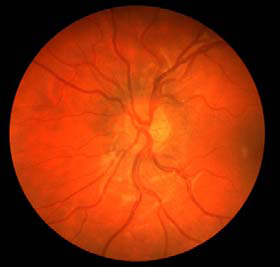
%> input picture retina1.png, 280 x 267 px
$ octave Untitled4.m   (GNU Octave 9; MATLAB toolbox functions it lacks are replaced by stand-ins)
%> lines starting %> are read from the running program, lines starting %| are printed output that depends on the picture
retina1 = imread('retina1.png');
%> retina1 is the input picture: size 267x280x3 uint8; mean R, G, B 146.6, 47.7, 9.5

gr1 = rgb2gray(retina1);
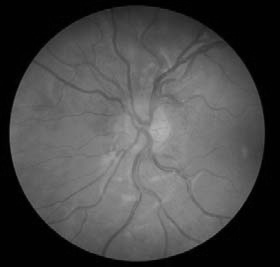
%> gr1: size 267x280 uint8; min 0, max 181, mean 72.9

%Kirsch's operators
g1=[5,5,5; -3,0,-3; -3,-3,-3];
g2=[5,5,-3; 5,0,-3; -3,-3,-3];
g3=[5,-3,-3; 5,0,-3; 5,-3,-3];
g4=[-3,-3,-3; 5,0,-3; 5,5,-3];
g5=[-3,-3,-3; -3,0,-3; 5,5,5];
g6=[-3,-3,-3; -3,0,5;-3,5,5];
g7=[-3,-3,5; -3,0,5;-3,-3,5];
g8=[-3,5,5; -3,0,5;-3,-3,-3];


fret1 = imfilter(retina1,g1,'conv');
fret2 = imfilter(retina1,g2,'conv');
fret3 = imfilter(retina1,g3,'conv');
fret4 = imfilter(retina1,g4,'conv');
fret5 = imfilter(retina1,g5,'conv');
fret6 = imfilter(retina1,g6,'conv');
fret7 = imfilter(retina1,g7,'conv');
fret8 = imfilter(retina1,g8,'conv');
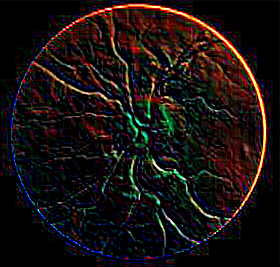
%> fret8: size 267x280x3 uint8; mean R, G, B 24.7, 17.4, 16.1


fret9 =fret1 +fret2 +fret3 +fret4 +fret5 +fret6 +fret7 +fret8 ;
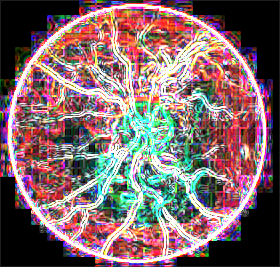
%> fret9: size 267x280x3 uint8; mean R, G, B 128.6, 104.8, 107.6
y1=max(fret1,fret2);
    y2=max(y1,fret3);
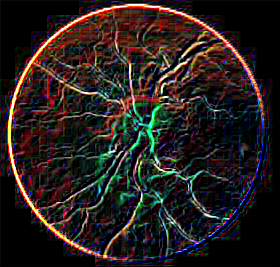
%> y2: size 267x280x3 uint8; mean R, G, B 40.1, 30.8, 29.3
    y3=max(y2,fret4);
    y4=max(y3,fret5);
    y5=max(y4,fret6);
    y6=max(y5,fret7);
    y7=max(y6,fret8);
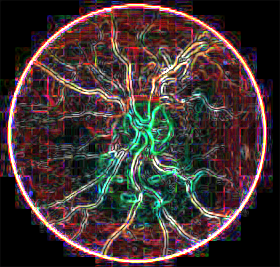
%> y7: size 267x280x3 uint8; mean R, G, B 67, 53, 52.5


gret = rgb2gray(fret9);


h= fspecial('average',2);

gretf = imfilter(gret,h); %localcontrast(gret);
%gretf = wiener2(gret,[2 2]);
gretf2 = medfilt2(gretf);
gretf3 =adapthisteq(gretf2);
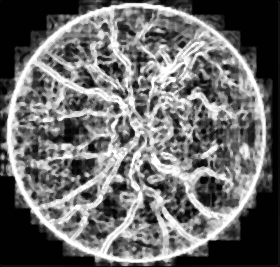
%> gretf3: size 267x280 uint8; min 0, max 255, mean 107.3
gretf4 = imclose(gretf3,strel('square',2));
gclms =graycomatrix(gret);
%> gclms = [15230 609 187 50 17 13 1 2; 700 3400 1754 549 205 71 34 18; 175 1728 4730 2451 857 289 173 181; 75 581 2403 4199 2075 808 375 380; 16 223 827 2097 2640 1421 627 621; 3 63 341 788 1402 1589 1056 872; 2 36 190 366 631 1017 1416 1308; 0 18 140 391 643 906 1284 7239]
j = entropyfilt(gretf3,true(11));
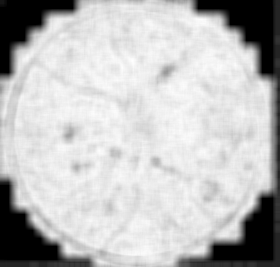
%> j: size 267x280 double; min 0, max 6.55, mean 4.86; drawn with min black and max white
j2 = entropyfilt(gretf4,true(11));
stats = graycoprops(gclms);
%> stats = {Contrast 1.53, Correlation 0.868, Energy 0.0706, Homogeneity 0.736}


% [7 lines of commented-out code are left out]


figure

subplot(3,3,1)
imshow(fret1)

subplot(3,3,2)
imshow(fret2)

subplot(3,3,3)
imshow(fret3)

subplot(3,3,4)
imshow(fret4)

subplot(3,3,5)
imshow(fret5)

subplot(3,3,6)
imshow(fret6)

subplot(3,3,7)
imshow(fret7)

subplot(3,3,8)
imshow(fret8)

subplot(3,3,9)
imshow(y7)

figure

subplot(2,3,1)
imshow(gretf)

subplot(2,3,2)
imshow(gretf2)

subplot(2,3,3)
imshow(gretf3 )

subplot(2,3,4)
imshow(gretf4)

subplot(2,3,5)
imshow(j,[])

subplot(2,3,6)
imshow(j2,[])

% [21 lines of commented-out code are left out]

$ run again, with retina2.png copied over retina1.png
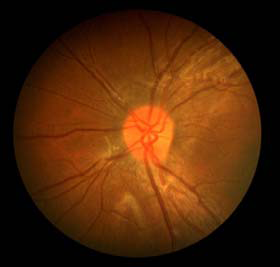
%> input picture retina2.png, 280 x 267 px
%> retina1 is the input picture: size 267x280x3 uint8; mean R, G, B 79.6, 39.4, 9.2
%> `gretf3 =adapthisteq(gretf2);`:
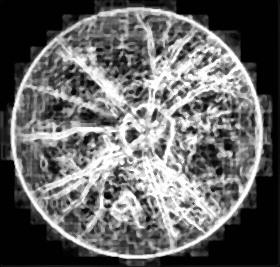
%> gretf3: size 267x280 uint8; min 0, max 255, mean 102.8
%> gclms = [19999 796 174 31 21 4 1 5; 862 4016 1769 561 204 84 27 43; 141 1845 4797 1888 685 315 168 171; 30 549 1923 2966 1367 569 302 421; 22 174 710 1370 1647 891 514 676; 6 75 285 569 877 898 668 940; 4 40 167 302 499 665 783 1350; 4 34 185 440 704 892 1347 10021]
%> `j = entropyfilt(gretf3,true(11));`:
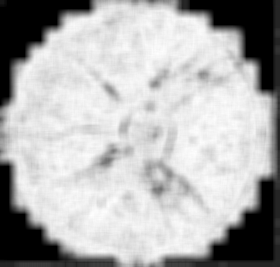
%> j: size 267x280 double; min 0, max 6.55, mean 4.54; drawn with min black and max white
%> stats = {Contrast 1.46, Correlation 0.892, Energy 0.105, Homogeneity 0.77}
